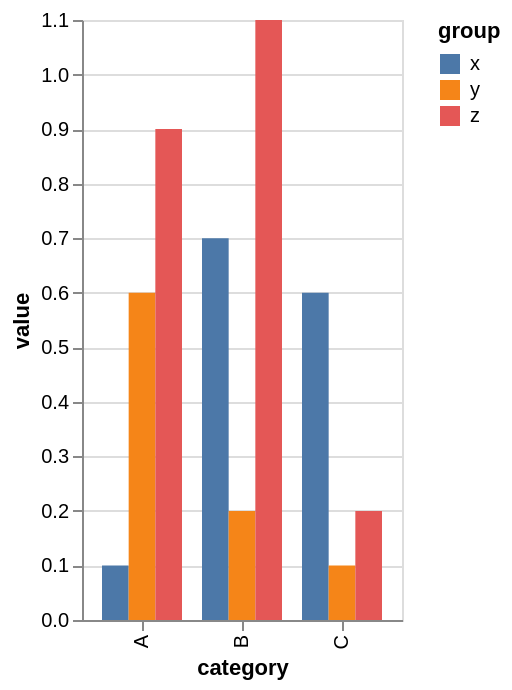

Write a Vega-Lite specification for this figure.
### Vega-Lite specification from a JSON file in a GitHub repository (floating-point values rounded to 4 significant figures)
{"$schema": "https://vega.github.io/schema/vega-lite/v5.json", "data": {"values": [{"category": "A", "group": "x", "value": 0.1}, {"category": "A", "group": "y", "value": 0.6}, {"category": "A", "group": "z", "value": 0.9}, {"category": "B", "group": "x", "value": 0.7}, {"category": "B", "group": "y", "value": 0.2}, {"category": "B", "group": "z", "value": 1.1}, {"category": "C", "group": "x", "value": 0.6}, {"category": "C", "group": "y", "value": 0.1}, {"category": "C", "group": "z", "value": 0.2}]}, "width": {"step": 50, "for": "position"}, "mark": "bar", "encoding": {"x": {"field": "category"}, "y": {"field": "value", "type": "quantitative"}, "xOffset": {"field": "group"}, "color": {"field": "group"}}}
